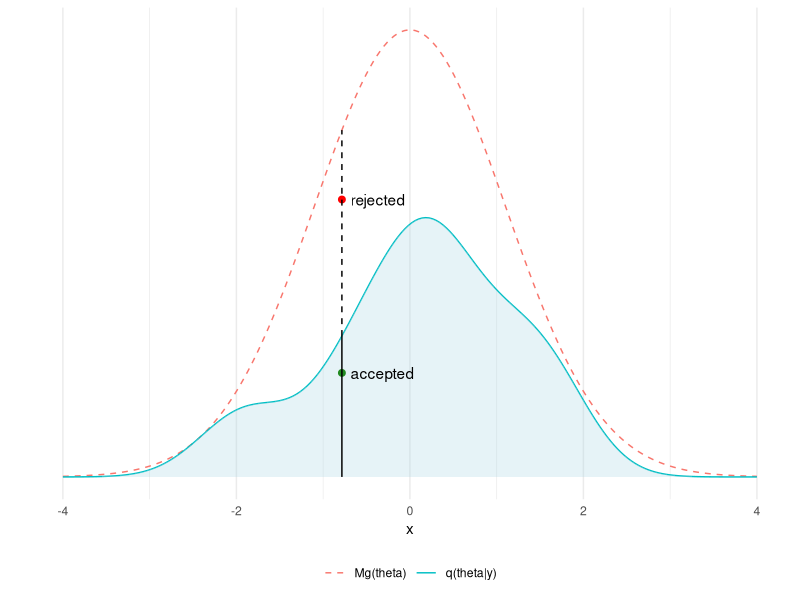
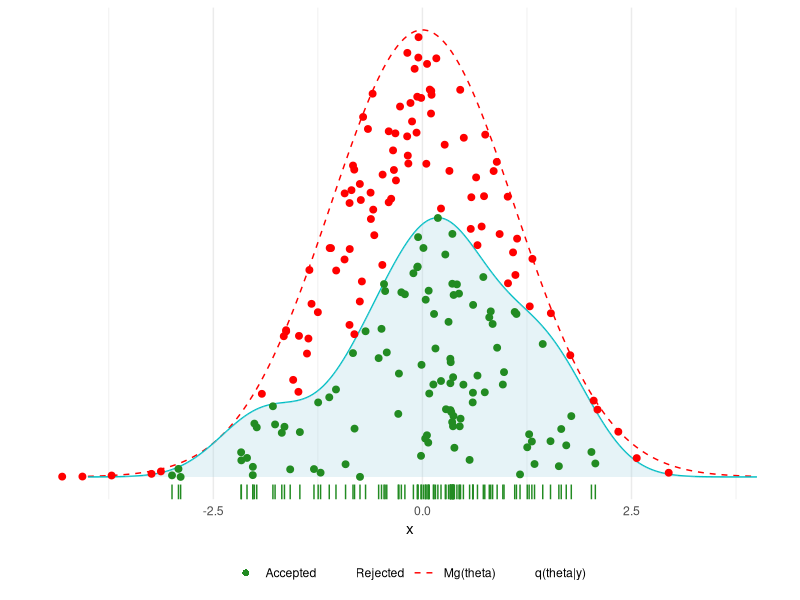
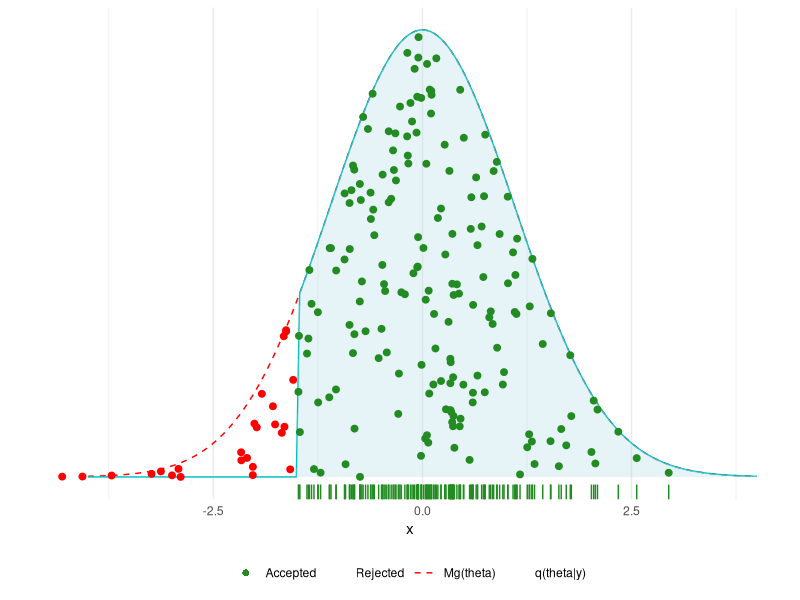

The R script that drew these images, in order:
## ---- chunk 1
library(ggplot2)
theme_set(theme_minimal())
library(tidyr)
## ---- chunk 2
x <- seq(-4, 4, length.out = 200)
r <- c(1.1, 1.3, -0.1, -0.7, 0.2, -0.4, 0.06, -1.7,
      1.7, 0.3, 0.7, 1.6, -2.06, -0.74, 0.2, 0.5)
## ---- chunk 3
q <- density(r, bw = 0.5, n = 200, from = -4, to = 4)$y
## ---- chunk 4
g_mean <- 0
g_sd <- 1.1
g <- dnorm(x, g_mean, g_sd)
## ---- chunk 5
M <- max(q/g)
g <- g*M
## ---- chunk 6
r1 = -0.8
zi = which.min(abs(x - r1)) # find the closest grid point
r21 = 0.3 * g[zi]
r22 = 0.8 * g[zi]
## ---- chunk 7
df1 <- data.frame(x, q, g) %>% gather(grp, p, -x)
# subset with only target distribution
dfq <- subset(df1 , grp == "q")
# labels 
labs1 <- c('Mg(theta)','q(theta|y)')
ggplot() +
  geom_line(data = df1, aes(x, p, color = grp, linetype = grp)) +
  geom_area(data = dfq, aes(x, p), fill = 'lightblue', alpha = 0.3) +
  geom_point(aes(x[zi], r21), col = 'forestgreen', size = 2) +
  geom_point(aes(x[zi], r22), col = 'red', size = 2) +
  geom_segment(aes(x = x[zi], xend = x[zi], y = 0, yend = q[zi])) +
  geom_segment(aes(x = x[zi], xend = x[zi], y = q[zi], yend = g[zi]),
               linetype = 'dashed') +
  scale_y_continuous(breaks = NULL) +
  labs(y = '') +
  theme(legend.position = 'bottom', legend.title = element_blank()) +
  scale_linetype_manual(values = c('dashed', 'solid'), labels = labs1) +
  scale_color_discrete(labels = labs1) +
  annotate('text', x = x[zi] + 0.1, y = c(r21, r22),
           label = c('accepted', 'rejected'), hjust = 0)
## ---- chunk 8
nsamp <- 200
r1s <- rnorm(nsamp, g_mean, g_sd)
zis <- sapply(r1s, function(r) which.min(abs(x - r)))
r2s <- runif(nsamp) * g[zis]
acc <- ifelse(r2s < q[zis], 'a', 'r')
## ---- chunk 9
df2 <- data.frame(r1s, r2s, acc)
# labels
labs2 <- c('Accepted', 'Rejected', 'Mg(theta)', 'q(theta|y)')
ggplot() +
  geom_line(data = df1, aes(x, p, color = grp, linetype = grp)) +
  geom_area(data = dfq, aes(x, p), fill = 'lightblue', alpha = 0.3) +
  geom_point(data = df2, aes(r1s, r2s, color = acc), size = 2) +
  geom_rug(data = subset(df2, acc== 'a'), aes(x = r1s, r2s),
           col = 'forestgreen', sides = 'b') +
  labs(y = '') +
  scale_y_continuous(breaks = NULL) +
  scale_linetype_manual(values = c(2, 1, 0, 0), labels = labs2) +
  scale_color_manual(values=c('forestgreen','red','#00BFC4','red'), labels = labs2) +
  guides(color=guide_legend(override.aes=list(
    shape = c(16, 16, NA, NA), linetype = c(0, 0, 2, 1),
    color=c('forestgreen', 'red', 'red', '#00BFC4'), labels = labs2)),
    linetype=FALSE) +
  theme(legend.position = 'bottom', legend.title = element_blank())
## ---- chunk 10
q <- g
q[x < -1.5] <- 0
df1 <- data.frame(x, q, g) %>% gather(grp, p, -x)
acc <- ifelse(r1s > -1.5, 'a', 'r')
df2 <- data.frame(r1s, r2s, acc)
dfq <- subset(df1 , grp == "q")
# labels
labs2 <- c('Accepted', 'Rejected', 'Mg(theta)', 'q(theta|y)')
ggplot() +
  geom_line(data = df1, aes(x, p, color = grp, linetype = grp)) +
  geom_area(data = dfq, aes(x, p), fill = 'lightblue', alpha = 0.3) +
  geom_point(data = df2, aes(r1s, r2s, color = acc), size = 2) +
  geom_rug(data = subset(df2, acc== 'a'), aes(x = r1s, r2s),
           col = 'forestgreen', sides = 'b') +
  labs(y = '') +
  scale_y_continuous(breaks = NULL) +
  scale_linetype_manual(values = c(2, 1, 0, 0), labels = labs2) +
  scale_color_manual(values=c('forestgreen','red','#00BFC4','red'), labels = labs2) +
  guides(color=guide_legend(override.aes=list(
      shape = c(16, 16, NA, NA), linetype = c(0, 0, 2, 1),
      color=c('forestgreen', 'red', 'red', '#00BFC4'), labels = labs2)),
    linetype=FALSE) +
  theme(legend.position = 'bottom', legend.title = element_blank())
